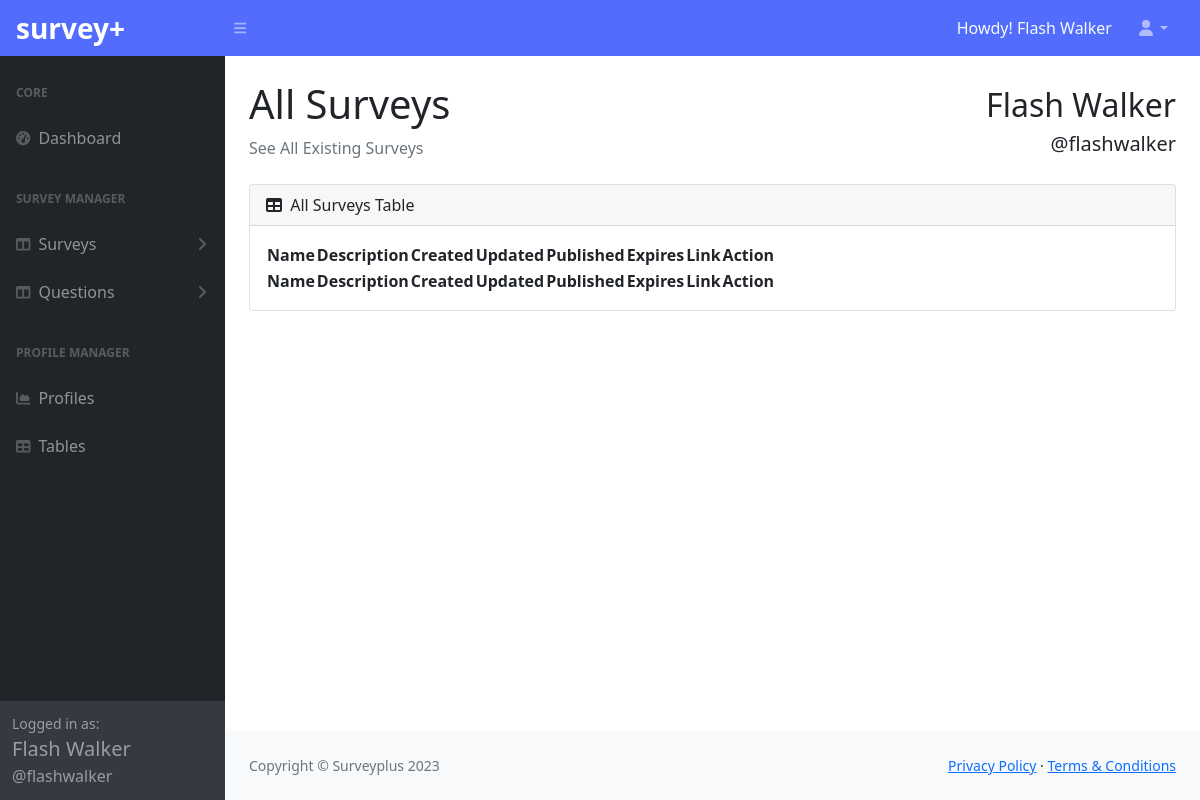
Before: /dashboard/survey/index.php (signed in) with the older database file.
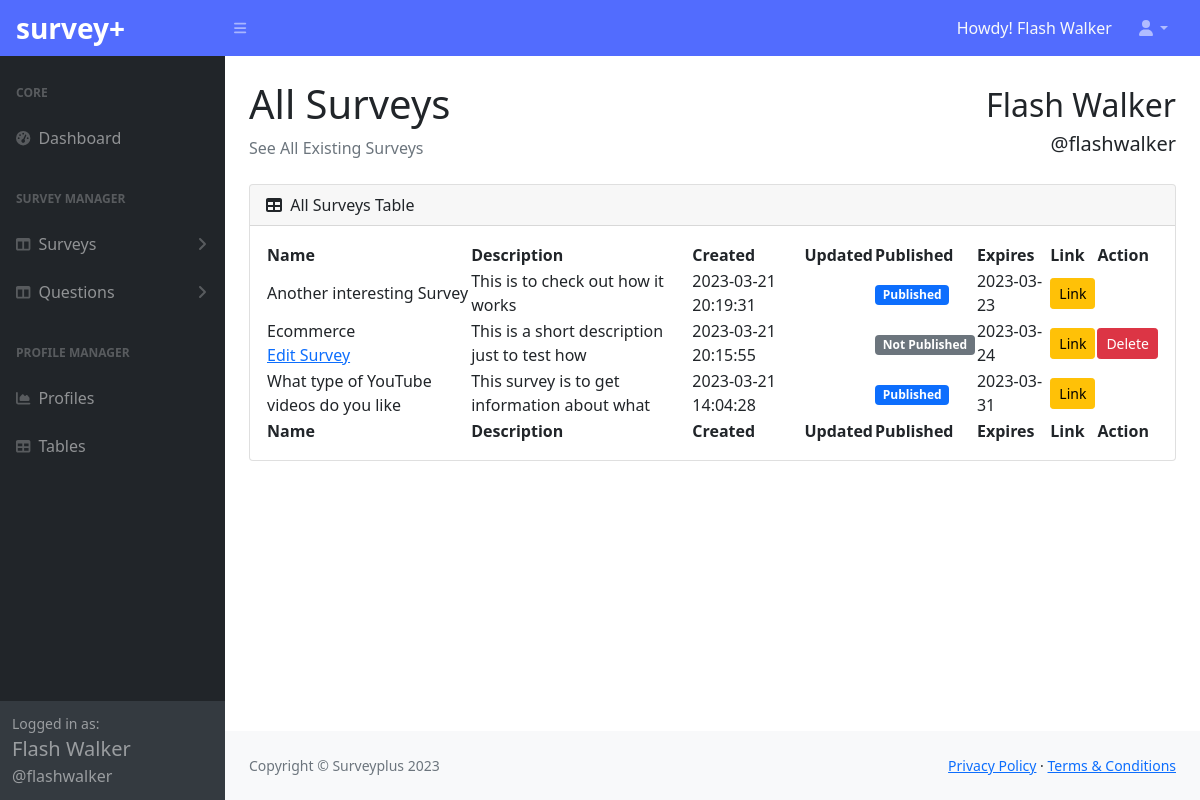
After: the same page with the newer database file.
### tables this page shows
CREATE TABLE `survey` (
  `id` int(11) NOT NULL,
  `updatedOn` datetime DEFAULT NULL,
  `name` varchar(45) NOT NULL,
  `description` varchar(45) NOT NULL,
  `published` tinyint(1) NOT NULL,
  `createdOn` timestamp NOT NULL DEFAULT current_timestamp(),
  `publishedOn` datetime DEFAULT NULL,
  `expiresOn` date DEFAULT NULL,
  `profile_id` int(11) NOT NULL
);

### app/Models/BaseModel.php (called while the page is built, shortened)
<?php
class BaseModel
{
    protected $conn;
    protected $stmt;
    public function __construct()
    {
        $this->db = new Database();
        if($this->db instanceof Database){
            $this->conn = $this->db->connect();
        }
    }
    public function select(string $query)
    {
        $this->stmt =  $this->conn->prepare($query);
        $this->stmt->execute();
        $this->stmt->setFetchMode(PDO::FETCH_ASSOC);
        return $this;
    }
    public function findAll(){
        return $this->stmt->fetchAll();
    }
}

### app/Config/Database.php (called while the page is built, shortened)
<?php
class Database{
    private array $dsn = [];
    public function __construct(){
        $this->dsn = [
            "host" => "localhost",
            "database" => "surveyplus",
            "port" => 33012,
            "username" => "root",
            "password" => "",
            "driver" => "mysql"
        ];
    }
    public function connect()
    {
       try{
            $this->conn = new PDO($this->dsn['driver'].":host=".$this->dsn['host'].";port=".$this->dsn['port'].";dbname=".$this->dsn['database'], $this->dsn['username'], $this->dsn['password']);
            $this->conn->setAttribute(PDO::ATTR_ERRMODE, PDO::ERRMODE_EXCEPTION);
            return $this->conn;
       } catch(PDOException $e){
            echo "Connection Failed " . $e->getMessage();
       }
    }
}

### app/Controllers/ProfileController.php (called while the page is built, shortened)
<?php
class ProfileController
{
    public Profiles $profiles;
    public function __construct()
    {
        $this->profiles = new Profiles();
    }
    public function all_active_profiles(int $user_id) : array
    {
        $profiles = $this->profiles->find($user_id, 1);
        foreach($profiles as $profile){
            return $profile;
        }
      return false;
    }
}

### app/Models/Profiles.php (called while the page is built, shortened)
<?php
class Profiles extends BaseModel
{
    public string $table = "profile";
    public function find_all(int $userId)
    {
        $profiles = $this->select("SELECT * FROM $this->table WHERE user_id = $userId ORDER BY id DESC")->findAll();
        return $profiles;
    }
    public function find(int $userId, int $state)
    {
        $profiles = $this->select("SELECT * FROM $this->table WHERE user_id = $userId AND isActive = $state")->findAll();
        return $profiles;
    }
}

### app/Middleware/CheckLoggedInUser.php (called while the page is built, shortened)
<?php
final class CheckLoggedInUser
{
    private $profiles;
    public function __construct()
    {
        $this->profiles = new Profiles();
    }
    public function create_profile()
    {
        $numberOfProfiles = count($this->profiles->find_all($_SESSION['user_id']));
    }
}

### app/Controllers/SurveyController.php (called while the page is built, shortened)
<?php
class SurveyController
{
    public Surveys $surveys;
    public function __construct()
    {
        $this->surveys = new Surveys();
    }
    public function show_user_survey(int $profile_id, bool $published = null) : array
    {
        return $this->surveys->get(null, $profile_id, $published);
    }
}

### app/Models/Surveys.php (called while the page is built, shortened)
<?php
final class Surveys extends BaseModel
{
    public string $table = "survey";
    public function get(int $survey_id = null, int $profile_id = null, bool $published = null, int $limit = null) : array
    {
        if($profile_id != null){
            $surveys = $this->select("SELECT * FROM $this->table WHERE profile_id = $profile_id ORDER BY id DESC")->findAll();
            return $surveys;
        }
        $surveys = $this->select("SELECT * FROM $this->table ORDER BY id DESC")->findAll();
        return $surveys;
    }
}

### helpers/string_helper.php (called while the page is built, shortened)
<?php
if(!function_exists("minimize")){
    function minimize(string $str, int $num_chars = 120)
    {
        return $str;
    }
}

### helpers/url_helper.php (called while the page is built, shortened)
<?php
function base_url(string $link = null)
{
    return BASE_URL .'/'. strtolower($link);
}
if(!function_exists("survey"))
{
    function survey(string $handle, int $survey_id, string $name) : string
    {
        return base_url("survey.php?handle=".$handle."&id=".$survey_id."&slug=".strtolower(str_replace(" ", "-", $name)));
    }
}

### dashboard/survey/index.php (the view, shortened to what the changed rows need)
<?php
$pageTitle = "All Surveys"; ?>
<?php require DASHBOARD_PATH . "/partials/header.php" ?>
<?php
    $surveys = new SurveyController();
    $profiles =  new ProfileController();
    $profile = $profiles->all_active_profiles($_SESSION["user_id"]);
    $all_surveys = $surveys->show_user_survey($profile["id"]);
?>
<body class="sb-nav-fixed">
    <div id="layoutSidenav">
        <div id="layoutSidenav_content">
            <main>
                <div class="container-fluid px-4">
                    <div class="row align-items-center">
                        <div class="col-md-6">
                            <h1 class="mt-4"><?= $pageTitle ?></h1>
                        </div>
                    </div>
                    <div class="card mb-4">
                        <div class="card-body">
                            <table id="datatablesSimple">
                                <thead>
                                    <tr>
                                        <th>Name</th>
                                        <th>Description</th>
                                        <th>Created</th>
                                        <th>Updated</th>
                                        <th>Published</th>
                                        <th>Expires</th>
                                        <th>Link</th>
                                        <th>Action</th>
                                    </tr>
                                </thead>
                                <tfoot>
                                    <tr>
                                        <th>Name</th>
                                        <th>Description</th>
                                        <th>Created</th>
                                        <th>Updated</th>
                                        <th>Published</th>
                                        <th>Expires</th>
                                        <th>Link</th>
                                        <th>Action</th>
                                    </tr>
                                </tfoot>
                                <tbody>
                                    <?php if (isset($all_surveys) && !empty($all_surveys)) : ?>
                                        <?php foreach ($all_surveys as $survey) : ?>
                                            <tr>
                                                <td>
                                                    <?= $survey["name"] ?>
                                                    <?php if($survey["published"] != 1): ?>
                                                        <div class="d-block p-0">
                                                            <a href="<?= DASHBOARD_URL . '/survey/edit.php?survey=' . $survey['id'] . '&action=edit' ?>">Edit Survey</a>
                                                        </div>
                                                    <?php endif ?>
                                                </td>
                                                <td><?= minimize($survey["description"]) ?></td>
                                                <td><?= $survey["createdOn"] ?></td>
                                                <td><?= $survey["updatedOn"] ?></td>
                                                <td>
                                                    <?php if($survey["published"] == 1): ?>
                                                        <span class="badge bg-primary">Published</span>
                                                    <?php else: ?>
                                                        <span class="badge bg-secondary">Not Published</span>
                                                    <?php endif ?>
                                                </td>
                                                <td><?= $survey["expiresOn"] ?></td>
                                                <td>
                                                    <a class="btn btn-warning btn-sm" href="<?= survey($_SESSION["handle"], $survey["id"], $survey["name"]); ?>" target="_b
                                                    ">Link</a>
                                                </td>
                                                <td>
                                                    <?php if($survey["published"] != 1): ?>
                                                       <a href="<?= DASHBOARD_URL . '/survey/delete.php?survey=' . $survey['id'] . '&action=delete' ?>" class="btn btn-danger btn-sm">Delete</a>
                                                    <?php endif ?>
                                                </td>
                                            </tr>
                                        <?php endforeach ?>
                                    <?php endif ?>
                                </tbody>
                            </table>
                        </div>
                    </div>
                </div>
            </main>
        </div>
    </div>
</body>
</html>

Changed rows visible on the page:
now on this page (row edited): survey: name "Another interesting Survey", description "This is to check out how it works", createdOn "2023-03-21 20:19:31", published "Published", expiresOn "2023-03-23"
now on this page (row edited): survey: name "Ecommerce", description "This is a short description just to test how", createdOn "2023-03-21 20:15:55", published "Not Published", expiresOn "2023-03-24"
now on this page (row edited): survey: name "What type of YouTube videos do you like", description "This survey is to get information about what", createdOn "2023-03-21 14:04:28", published "Published", expiresOn "2023-03-31"
